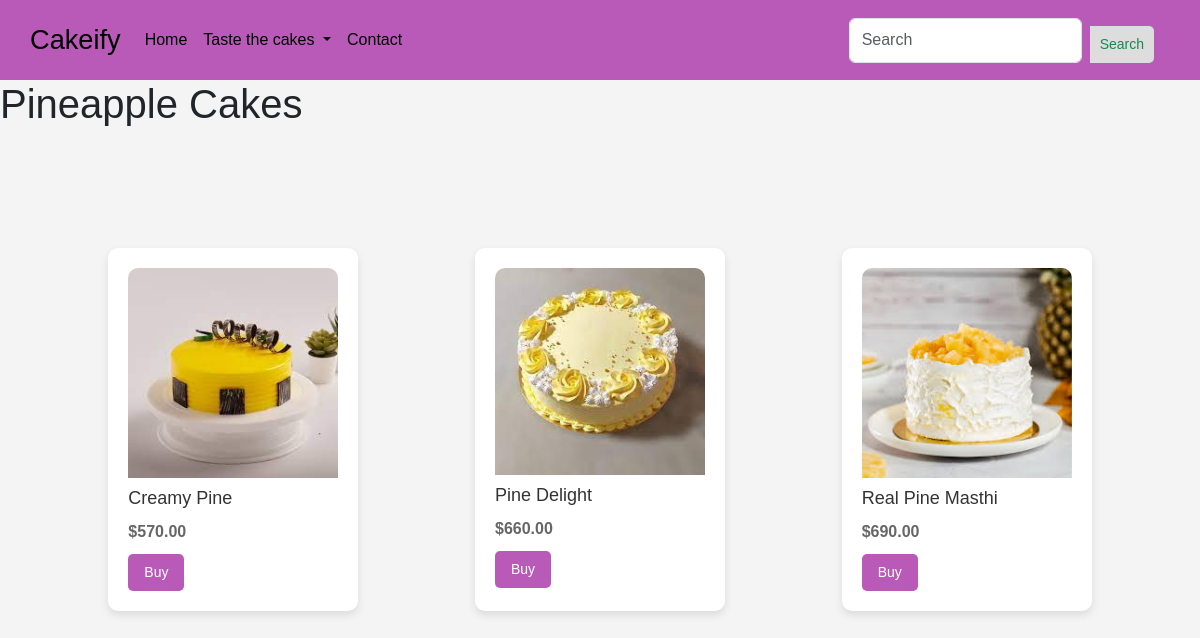
The app's page /pine/ with its own data.
### TastyCakes/models.py (models this page shows)
class Pine_cake(models.Model):
    image=models.ImageField(upload_to='Pine_cake_img/')
    name=models.CharField(max_length=100)
    price=models.DecimalField(max_digits=6, decimal_places=2)

### TastyCakes/views.py (the view)
# urls.py: path('pine/', views.pine, name='pine'),
def pine(request):
  pine_cake_var=Pine_cake.objects.all()
  return render(request, 'pine.html', {'pine_cake_var': pine_cake_var})

### templates/pine.html (shortened to what this page needs)
{% load static %}
<!DOCTYPE html>
<html lang="en">
<head>
    <link href="https://cdn.jsdelivr.net/npm/bootstrap@5.3.3/dist/css/bootstrap.min.css" rel="stylesheet">
</head>
<body>
  <nav class="navbar navbar-expand-lg">
    <div class="container-fluid">
      <a class="navbar-brand" href="{%url 'index' %}">Cakeify</a>
      <div class="collapse navbar-collapse" id="navbarSupportedContent">
        <ul class="navbar-nav me-auto mb-2 mb-lg-0">
          <li class="nav-item">
            <a class="nav-link active" aria-current="page" href="{%url 'index' %}">Home</a>
          </li>
          <li class="nav-item dropdown">
            <a class="nav-link dropdown-toggle" href="#" role="button" data-bs-toggle="dropdown" aria-expanded="false">
              Taste the cakes
            </a>
          </li>
          <li class="nav-item">
            <a class="nav-link active" aria-current="page" href="{%url 'contact' %}">Contact</a>
          </li>
        </ul>
        <form class="d-flex" role="search">
          <input class="form-control me-2" type="search" placeholder="Search" aria-label="Search">
          <button class="btn btn-outline-success" type="submit">Search</button>
        </form>
      </div>
    </div>
</nav>
<div class="header">
  <h1>Pineapple Cakes</h1>
</div>
  <div class="container">
      {% for cake in pine_cake_var %}
      <div class="product">
          <img src="{{cake.image.url }}" alt="{{ cake.name }}">
          <h3>{{ cake.name }}</h3>
          <p>${{ cake.price }}</p>
          <div class="product-buttons">
              <button class="buy-button" onclick="placeOrder('{{ cake.name }}', {{ cake.price }})">Buy</button>
          </div>
      </div>
      {% endfor %}
  </div>
</body>

### templates/pine.html (style rules this page uses)
body { font-family: Arial, sans-serif; margin: 0; padding: 0; background-color: #f4f4f4; }
.container { display: flex; flex-wrap: wrap; justify-content: space-around; padding: 20px; margin-top: 80px; }
.product { width: 250px; background-color: #fff; border-radius: 10px; padding: 20px; margin: 20px; box-shadow: 0 4px 8px rgba(0, 0, 0, 0.1); transition: transform 0.3s ease-in-out; }
.product img { width: 100%; border-radius: 10px 10px 0 0; }
.product h3 { margin-top: 10px; font-size: 18px; color: #333; }
.product p { margin: 10px 0; font-size: 16px; font-weight: bold; color: #666; }
.product-buttons { display: flex; justify-content: space-between; align-items: center; }
.buy-button, .add-to-cart-button { padding: 8px 16px; font-size: 14px; border: none; border-radius: 5px; cursor: pointer; transition: background-color 0.3s ease; }
.buy-button { background-color: rgba(185, 90, 185, 1); color: white; }
button[type=submit] { float: right; padding: 8px 10px; margin-top: 8px; margin-right: 16px; background: #ddd; font-size: 14px; border: none; cursor: pointer; border-radius: 0 5px 5px 0; }
.navbar { background-color: rgba(185, 90, 185, 1); padding: 18px 18px; height: 80px; }
.navbar-brand { color: black; font-size: 1.7rem; }
.navbar-nav .nav-link { color: black; }

### records on screen
Pine_cake: image (picture), name "Creamy Pine", price "570.00"
Pine_cake: image (picture), name "Pine Delight", price "660.00"
Pine_cake: image (picture), name "Real Pine Masthi", price "690.00"
